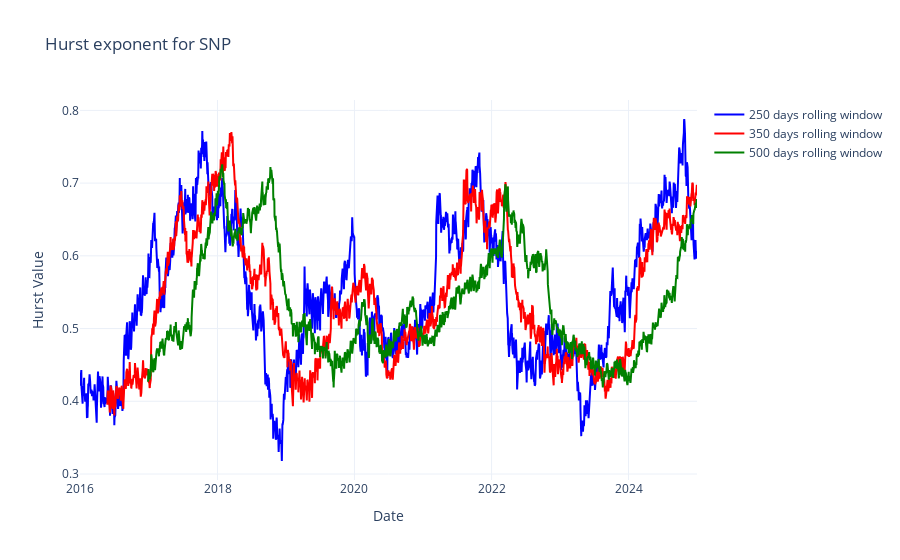

The notebook cell this image was saved under:
### Code cell
from hurst import compute_Hc
import plotly.graph_objects as go

def compute_rolling_hurst(df, window, col='log_returns', lag=0):
    hurst_values = []
    times = []
    
    # Loop through the DataFrame using the rolling window
    for i in range(window - 1, len(df), lag+1):

        # Extract the window slice from the series
        window_series = df[col].iloc[i - window + 1 : i + 1: lag+1]
        
        # Compute the Hurst exponent using the 'change' method and simplified calculation
        h, c, data = compute_Hc(window_series, kind='change', simplified=True)
        
        hurst_values.append(h)
        times.append(df.index[i])
    
    # Create and return a new DataFrame with the computed Hurst exponents
    result_df = pd.DataFrame({'hurst': hurst_values}, index=times)
    return result_df

hurst_window250_lag0 = compute_rolling_hurst(SNP, window=250, col='log_returns', lag=0)
hurst_window350_lag0 = compute_rolling_hurst(SNP, window=350, col='log_returns', lag=0)
hurst_window500_lag0 = compute_rolling_hurst(SNP, window=500, col='log_returns', lag=0)

fig = go.Figure()
fig.add_trace(go.Scatter(
    x=hurst_window250_lag0.index,
    y=hurst_window250_lag0["hurst"],
    mode='lines',
    name='250 days rolling window',
    line=dict(color='blue')
))
fig.add_trace(go.Scatter(
    x=hurst_window350_lag0.index,
    y=hurst_window350_lag0["hurst"],
    mode='lines',
    name='350 days rolling window',
    line=dict(color='red')
))
fig.add_trace(go.Scatter(
    x=hurst_window500_lag0.index,
    y=hurst_window500_lag0["hurst"],
    mode='lines',
    name='500 days rolling window',
    line=dict(color='green')
))
fig.update_layout(
    title=f"Hurst exponent for SNP",
    xaxis_title="Date",
    yaxis_title="Hurst Value",
    template="plotly_white"
)

### Figure 1 — Plotly figure (JSON) as saved in the notebook; plotly's stock layout.template omitted (floating-point values rounded to 4 significant figures; data arrays with more than 128 entries replaced by an {"elided": "..."} marker saying what was removed)
{"data": [{"line": {"color": "blue"}, "mode": "lines", "name": "250 days rolling window", "type": "scatter", "x": {"elided": "2266 str values"}, "y": {"elided": "2266 float values"}}, {"line": {"color": "red"}, "mode": "lines", "name": "350 days rolling window", "type": "scatter", "x": {"elided": "2166 str values"}, "y": {"elided": "2166 float values"}}, {"line": {"color": "green"}, "mode": "lines", "name": "500 days rolling window", "type": "scatter", "x": {"elided": "2016 str values"}, "y": {"elided": "2016 float values"}}], "layout": {"title": {"text": "Hurst exponent for SNP"}, "xaxis": {"title": {"text": "Date"}}, "yaxis": {"title": {"text": "Hurst Value"}}}}
